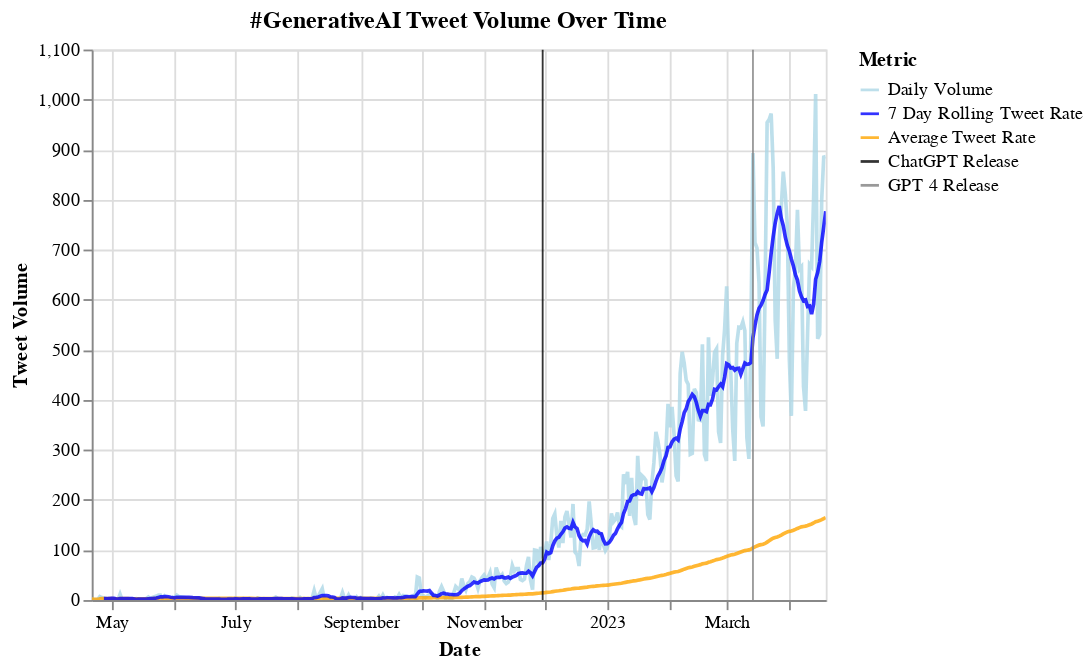

The cell this chart's notebook holds for it:
### Markdown cell above
### Chart

### Code cell
chart + chatGPT_release

### Figure 1 — Vega-Lite specification as saved in the notebook (floating-point values rounded to 4 significant figures; data arrays with more than 128 entries replaced by an {"elided": "..."} marker saying what was removed)
{"config": {"view": {"continuousWidth": 400, "continuousHeight": 300}}, "layer": [{"data": {"name": "data-a4e6976a34245f724a5fd9d4602d8da6"}, "mark": "line", "encoding": {"color": {"field": "Metric", "scale": {"domain": ["Daily Volume", "7 Day Rolling Tweet Rate", "Average Tweet Rate", "ChatGPT Release", "GPT 4 Release"], "range": ["lightblue", "blue", "orange", "black", "grey"]}, "type": "nominal"}, "opacity": {"condition": {"value": 0.8, "selection": "selector075"}, "value": 0.1}, "tooltip": [{"field": "Date", "type": "temporal"}, {"field": "Tweet Volume", "type": "quantitative"}, {"field": "Metric", "type": "nominal"}], "x": {"field": "Date", "type": "temporal"}, "y": {"field": "Tweet Volume", "title": "Tweet Volume", "type": "quantitative"}}, "selection": {"selector077": {"type": "interval", "bind": "scales", "encodings": ["x", "y"]}, "selector075": {"type": "multi", "fields": ["Metric"], "bind": "legend"}}, "title": "#GenerativeAI Tweet Volume Over Time"}, {"data": {"name": "data-77cca2e0bbd182fd17109a3fe7016b36"}, "mark": "rule", "encoding": {"color": {"field": "Metric", "scale": {"domain": ["ChatGPT Release", "GPT 4 Release"], "range": ["black", "gray"]}, "type": "nominal"}, "opacity": {"condition": {"value": 0.8, "selection": "selector076"}, "value": 0.1}, "tooltip": [{"field": "Date", "type": "temporal"}, {"field": "Metric", "title": "Product Release", "type": "nominal"}], "x": {"field": "Date", "type": "temporal"}}, "selection": {"selector078": {"type": "interval", "bind": "scales", "encodings": ["x", "y"]}, "selector076": {"type": "multi", "fields": ["Metric"], "bind": "legend"}}}], "$schema": "https://vega.github.io/schema/vega-lite/v4.17.0.json", "datasets": {"data-a4e6976a34245f724a5fd9d4602d8da6": {"elided": "1023 records"}, "data-77cca2e0bbd182fd17109a3fe7016b36": [{"Date": "2022-11-30T00:00:00", "Metric": "ChatGPT Release"}, {"Date": "2023-03-14T00:00:00", "Metric": "GPT 4 Release"}]}}
